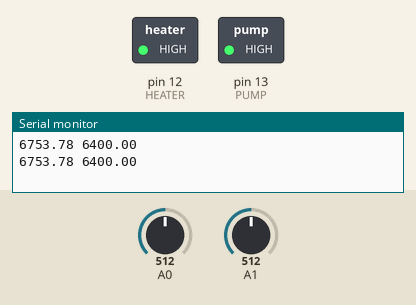
This sketch was run on a simulated Arduino Uno, built with avr-gcc and run on an emulated ATmega328P. Parts: switched loads named in the sketch (green lamp = pin HIGH), the last lines printed to the serial monitor. The inputs (shaded band) are chosen by the test bench; at power-on: A1 = 512, A0 = 512.

Above: at 1.2 s.
1.3 s: A1 set to 0
At 3.3 s:
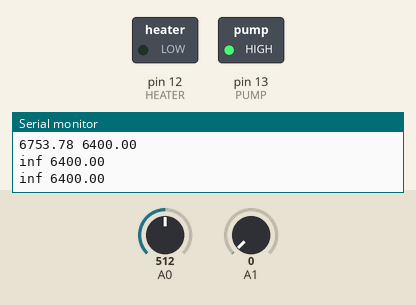
Timing chart, 0 to 4.8 s (numbered marks = the images above; inputs shaded):
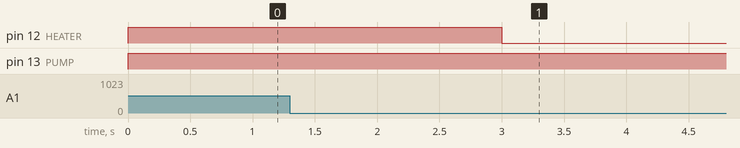

The sketch:

Pump-Heater-PIDWorking.ino
```cpp
int PUMP = 13;
int HEATER = 12;
float SetPoint = 6400;
float KU=0.0008;
float TU=1000.0;
float KI=1.2*KU/TU;
float KP=0.6*KU;
float KD=3*KU*TU/40;

float lastDR;
float DR;
float P=0.0;
float I=0.0;
float D=0.0;
float dOutput;
float Output=150.0;

// the setup function runs once when you press reset or power the board
void setup() {
  // initialize digital pin LED_BUILTIN as an output.
  analogReference(DEFAULT);
  pinMode(PUMP, OUTPUT);
  pinMode(HEATER, OUTPUT);
  Serial.begin(9600);
}

// the loop function runs over and over again forever
void loop() {
  // read the input on analog pin 0:
  int monitorValue = analogRead(A0);
  int sensorValue = analogRead(A1);
  long naverage;
  // Convert the analog reading (which goes from 0 - 1023) to a voltage (0 - 5V):
  float resistance =  resistance+(1023.0/sensorValue-1.0)*6767.00;
  float resistanceM = resistanceM+(1023.0/monitorValue-1.0)*9984.00;
  naverage++;

  // print out the value you read:

  unsigned long lastmillis=0;
  float lastDR;

  if( millis() % 1000 == 0  )
  {
   resistance = resistance/naverage;
   resistanceM = resistanceM/naverage;
   naverage=0;
   lastDR=DR;
   DR=resistance-SetPoint;
   P=DR;
   I=I+DR;
   D=DR-lastDR;

    dOutput=KP*P+KD*D+KI*I;

    Output = Output+dOutput;

   if(Output>255.0) Output=255.0;
    if(Output<0.0) Output=0.0;

    analogWrite(HEATER, Output);
    digitalWrite(PUMP, HIGH);   // turn the LED on (HIGH is the voltage level

    Serial.print(resistance);
    Serial.print(" ");
    //Serial.print(Output*20) ;
    //Serial.print(" ");
    Serial.println(SetPoint);
    //Serial.print(" ");
    //Serial.println(resistanceM);
    lastmillis=millis();
  }

// delay(10);  // wait
}
```

Measured:
- after the input at 1.3 s, pin 12 (HEATER): HIGH → LOW after 1.7 s
